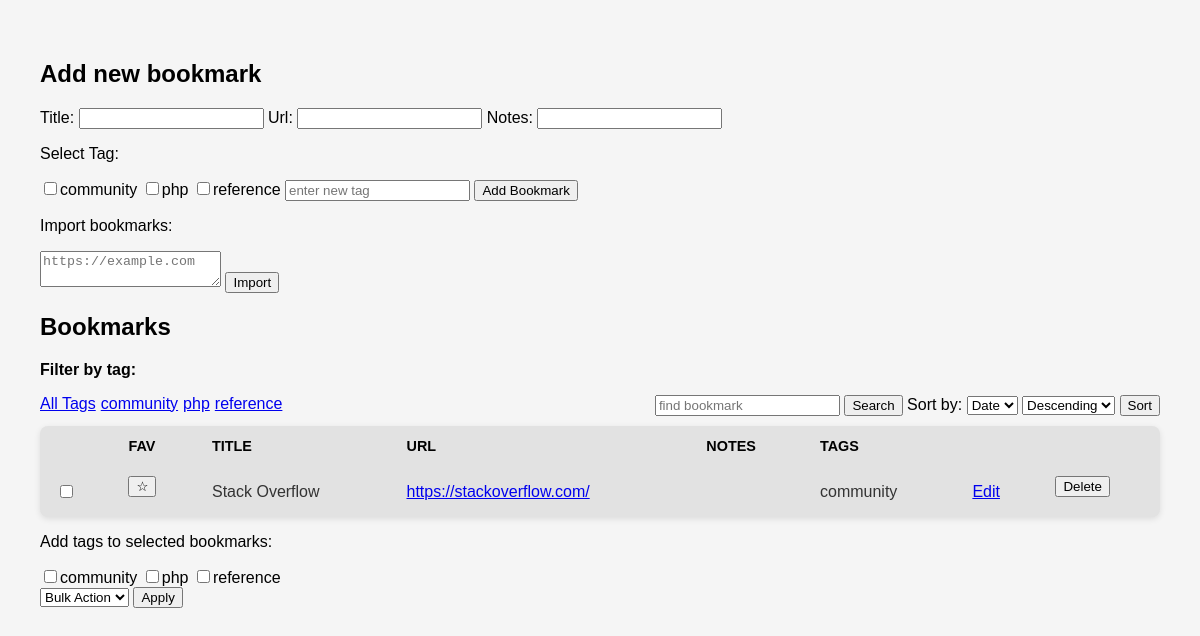
The app's page /index.php?tag=community with its own data.
### tables this page shows
CREATE TABLE IF NOT EXISTS tags (
    id INT AUTO_INCREMENT PRIMARY KEY,
    name VARCHAR(100) NOT NULL UNIQUE
);

CREATE TABLE IF NOT EXISTS bookmarks (
    id INT AUTO_INCREMENT PRIMARY KEY,
    title VARCHAR(255) NOT NULL,
    url VARCHAR(2048) NOT NULL,
    notes TEXT DEFAULT NULL,
    created_at TIMESTAMP DEFAULT CURRENT_TIMESTAMP,
    favourite TINYINT(4) NOT NULL DEFAULT 0
);

### public/index.php (the view, shortened to what this page needs)
<?php
require __DIR__ . "/db.php";
$allowedSort = [
    "title" => "bookmarks.title",
    "date"=> "bookmarks.created_at"
];
$sortKey = trim($_GET["sort"] ?? "date");
$sortColumn = $allowedSort[$sortKey] ?? $allowedSort["date"];
$dir = trim($_GET["dir"] ?? "");
$dir = in_array($dir, ["desc", "asc"]) ? $dir : "desc";
$page = max(1, (int) ($_GET["page"] ?? 1));
$perPage = max(1, min(100, (int) ($_GET['per_page'] ?? 10)));
$offset = ($page - 1) * $perPage;
$search = trim($_GET["search"] ?? "");
$tagFilter = trim($_GET["tag"] ?? "");
$conditions = [];
$params = [];
if ($tagFilter !== "") {
    $conditions[] = "tags.name = :tag";
    $params[":tag"] = $tagFilter;
}
$sql = " FROM bookmarks
        LEFT JOIN bookmark_tags
        ON bookmarks.id = bookmark_tags.bookmark_id
        LEFT JOIN tags
        ON bookmark_tags.tag_id = tags.id ";
$whereClause = "";
if (!empty($conditions)) {
    $whereClause = " WHERE " . implode(" AND ", $conditions);
}
$mainSql = "SELECT bookmarks.*,
        GROUP_CONCAT(tags.name ORDER BY tags.name SEPARATOR ', ') AS tag_names " . $sql . $whereClause .
        " GROUP BY bookmarks.id
          ORDER BY favourite DESC, $sortColumn $dir
          LIMIT :limit OFFSET :offset";
$listStmt = $pdo->prepare($mainSql);
foreach ($params as $key => $value) {
    $listStmt->bindValue($key, $value, PDO::PARAM_STR);
}
$listStmt->bindValue(":limit", $perPage, PDO::PARAM_INT);
$listStmt->bindValue(":offset", $offset, PDO::PARAM_INT);
$listStmt->execute();
$bookmarks = $listStmt->fetchAll();
$tagsStmt = $pdo->query("SELECT * FROM tags");
$tags = $tagsStmt->fetchAll();
?>
<!DOCTYPE html>
<html lang="en">
<head>
</head>
<body>
    <h2>Add new bookmark</h2>
        <form method="POST">
            <label for="title">Title:</label>
                <input type="text" name="title" id="title" required>
            <label for="url">Url:</label>
                <input type="text" name="url" id="url" required>
            <label for="notes">Notes:</label>
            <input type="text" name="notes" id="notes">
        <p>Select Tag:</p>
        <?php foreach ($tags as $tag) : ?>
            <label>
                <input type="checkbox" name="tags[]" value="<?= $tag["id"] ?>"><?=htmlspecialchars($tag["name"]) ?>
            </label>
        <?php endforeach; ?>
        <input type="text" name="new_tag" placeholder="enter new tag">
        <input type="submit" value="Add Bookmark">
    </form>
    <p>Import bookmarks:</p>
    <form method="POST" action="import.php" style="display:inline" id="import-url">
        <textarea name="url" placeholder="https://example.com"></textarea>
        <input type="submit" value="Import" form="import-url">
    </form>
    <h2>Bookmarks</h2>
    <p><strong>Filter by tag:</strong></p>
    <div class="bar">
        <div class="tag-filter">
            <a href="index.php">All Tags</a>
            <?php foreach ($tags as $tag) : ?>
                <a href="index.php?tag=<?= htmlspecialchars($tag["name"]) ?>"><?= htmlspecialchars($tag["name"]) ?></a>
            <?php endforeach; ?>
        </div>
        <form method="GET">
            <input type="text" name="search" value="<?= htmlspecialchars($search)?>" placeholder="find bookmark">
            <input type="submit" value="Search">
        <label>
            Sort by:
            <select name="sort">
                <option value="date" <?= $sortKey === "date" ? "selected" : ""?>>Date</option>
            </select>
            <select name="dir">
                <option value="desc" <?= $dir === "desc" ? "selected" : ""?>>Descending</option>
            </select>
        </label>
        <input type="submit" value="Sort">
        </form>
    </div>
        <table>
        <thead>
            <tr>
                <th></th>
                <th>FAV</th>
                <th>TITLE</th>
                <th>URL</th>
                <th>NOTES</th>
                <th>TAGS</th>
            </tr>
        </thead>
        <tbody>
            <?php foreach ($bookmarks as $bookmark) : ?>
                <tr>
                    <td>
                        <input type="checkbox" name="selected_ids[]" value="<?= htmlspecialchars($bookmark["id"])?>" form="bulk_form">
                    </td>
                    <td>
                        <form method="POST" action="actions.php">
                            <button type="submit"><?=$bookmark["favourite"] ? "&starf;" : "&star;"?></button>
                        </form>
                    </td>
                    <td><?= htmlspecialchars($bookmark["title"]?? "")?></td>
                    <td>
                        <a href="<?= htmlspecialchars($bookmark["url"]) ?>" target="_blank" rel="noopener noreferrer"><?= htmlspecialchars($bookmark["url"]?? "")?></a>
                    </td>
                    <td><?= htmlspecialchars($bookmark["notes"]?? "") ?></td>
                    <td><?= htmlspecialchars($bookmark["tag_names"]?? "") ?></td>
                    <td><a href="edit.php?id=<?= htmlspecialchars($bookmark["id"]) ?>">Edit</a></td>
                    <td>
                        <form method="POST" action="actions.php">
                            <button type="submit">Delete</button>
                        </form>
                    </td>
                </tr>
            <?php endforeach; ?>
        </tbody>
    </table>
    <form method="POST" action="actions.php" id="bulk_form">
        <div>
            <p>Add tags to selected bookmarks:</p>
            <?php foreach ($tags as $tag) : ?>
                <label>
                    <input type="checkbox" name="bulk_tags[]" value="<?= $tag["id"] ?>"><?= htmlspecialchars($tag["name"]) ?>
                </label>
            <?php endforeach; ?>
        </div>
        <select name="action">
            <option value="">Bulk Action</option>
        </select>
        <input type="submit" value="Apply">
    </form>
</body>
</html>

### public/index.php (style rules this page uses)
body { font-family: sans-serif; background: #f5f5f5; padding: 2rem; }
form { margin-bottom: 10px; }
table { width: 100%; border-collapse: collapse;background: #e2e2e2; border-radius: 8px;box-shadow: 0 2px 6px rgba(0,0,0,.1); overflow: hidden; }
th { text-align: left;padding: .75rem 1rem; font-size: .9rem; }
td { padding: .65rem 1rem; border-bottom: 1px solid #eee; color: #333; }
tr:last-child td { border-bottom: none; }
.tag-filter { display:flex; gap:5px }
.bar { display:flex; justify-content:space-between }

### records on screen
tags: name "community"
tags: name "php"
tags: name "reference"
bookmarks: title "Stack Overflow", url "https://stackoverflow.com/", tag_names "community"
